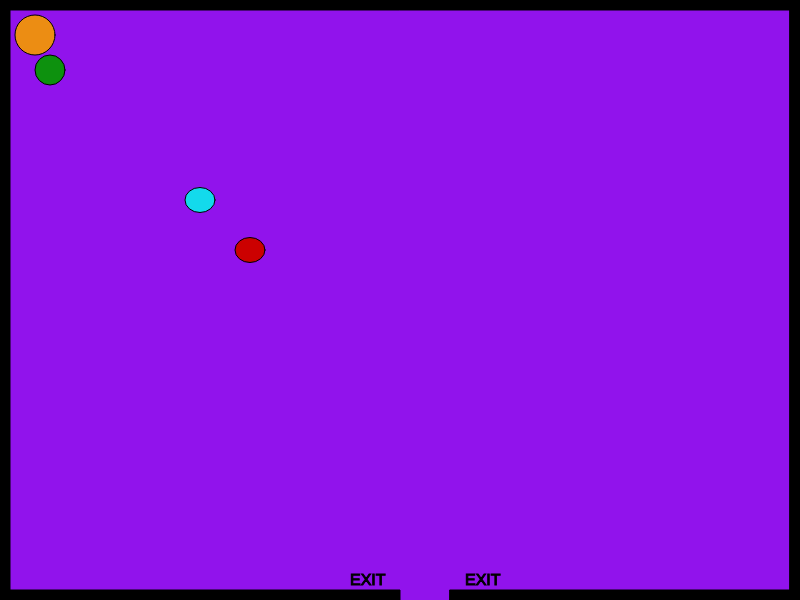
Frame 1 (no input)
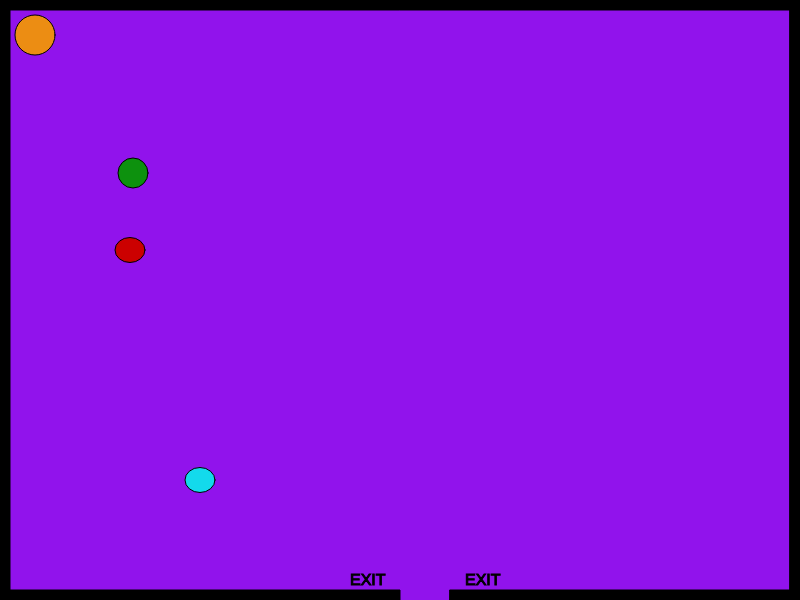
Frame 60 (no input)
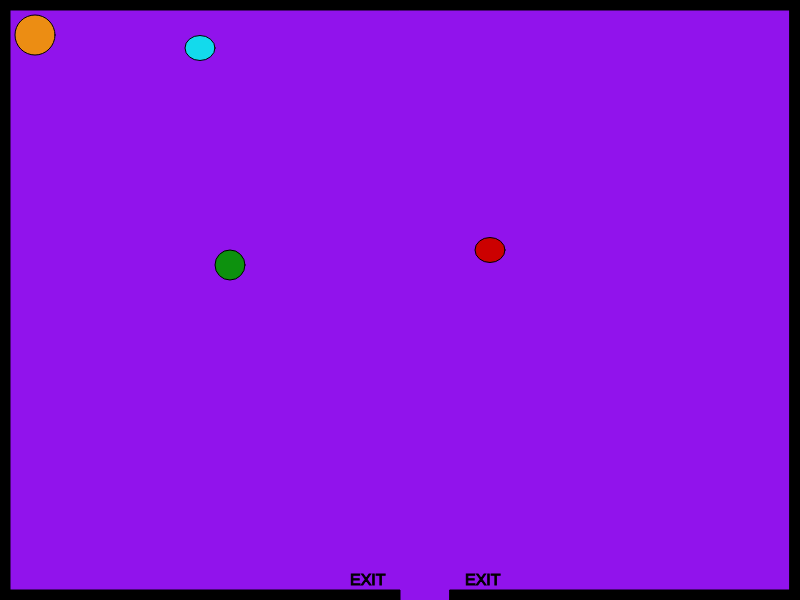
Frame 120 (the mouse pressed at the canvas centre since frame 60)

The p5.js sketch that drew these frames (run headless with seeded random() and noise() and a simulated clock; from frame 60 on, the mouse is pressed at the canvas centre):

// p5.js sketch
// ── sketch.js
//character x , y
var characterX = 35;
var characterY = 35;

//controls key codes
var w = 87;
var a = 65;
var s = 83;
var d = 68;

//shape designations
var shapeX = 50;
var shapeY = 70;
var shapeXSpeed;
var shapeYSpeed;

//mouse click shape
var mouseShapeX;
var mouseShapeY;

//obstacle designations
var obstacleX = 200;
var obstacleY = 200;
var obstacleXmovement = 10;
var obstacleYmovement = 4;

var obstacle2X = 250;
var obstacle2Y = 250;
var obstacle2Xmovement = 10;
var obstacle2Ymovement = 6;

function setup()
{
    createCanvas(800,600);
    shapeXSpeed = Math.floor(Math.random() * (Math.floor(Math.random() * 3)) + 1);
    shapeYSpeed = Math.floor(Math.random() * (Math.floor(Math.random() * 3)) + 1);
}
function draw()
{
    background(145,19,236);
    stroke(0);
    fill(0);

// Playing field borders

//top
rect(0,0,width,10);
// left
rect(0,0,10,height);
// bottom left
rect(0, height-10,width -400, 10);
// bottom right
rect(450, height-10, width -400, 10);
// right
rect(width-10,0,10,height);

// exit message
textSize(16);
text("EXIT", width-450,height -15)
text("EXIT", width-335,height -15)

//character
fill(236,141,19);
circle(characterX,characterY,40);

// handle the keys
if(keyIsDown(w))
{
    characterY -= 7;   
}
if(keyIsDown(s))
{
    characterY += 7;   
}
if(keyIsDown(a))
{
    characterX -= 7;   
}
if(keyIsDown(d))
{
    characterX += 7;   
}
//obstacles
fill(19,218,236)
ellipse(obstacleX,obstacleY,30,25);
if(obstacleY >= 575 || obstacleY <= 25)
    {
        obstacleYmovement*=-1;
    }
        obstacleY += obstacleYmovement;
        if(obstacleY >= 575 ||obstacleY <= 25)
    {
        obstacleYmovement*=-1;
    }
        obstacleY +=obstacleYmovement;

        fill('#cc0000')
        ellipse(obstacle2X,obstacle2Y,30,25);
        if(obstacle2X >= 775|| obstacle2X <= 0)
    {
        obstacle2Xmovement*=-1;
    }
    obstacle2X += obstacle2Xmovement;
            if(obstacle2X >= 775|| obstacle2X <= 0)
    {
        obstacle2Xmovement*=-1;
    }
    obstacle2X += obstacle2Xmovement;


// potential enemy
fill(13,145,14);
circle(shapeX, shapeY, 30);

 // get a random speed when the it first starts
 shapeXSpeed = Math.floor(Math.random() * (Math.floor(Math.random() * 5)) + 1);
 shapeYSpeed = Math.floor(Math.random() * (Math.floor(Math.random() * 5)) + 1);

// move the shape
shapeX += shapeXSpeed;
shapeY += shapeYSpeed;
// check to see if the shape has gone out of bounds
if(shapeX > width)
{
    shapeX = 0;
}
if(shapeX < 0)
{
    shapeX = width;
}
if(shapeY > height)
{
    shapeY = 0;
}
if(shapeY < 0)
{
    shapeY = height;
}

// check to see if the character has left the exit
if(characterX >= 400 && characterY >= 550)
{
    fill(0);
    stroke(5);
    textSize(26);
    text("You Escaped!", width/2-50, height/2-50);
}

// mouse click shape designation
fill(120,130,140);
square(mouseShapeX, mouseShapeY, 25);
}

function mouseClicked()
{
mouseShapeX = mouseX;
mouseShapeY = mouseY;
    
    
}
// ── SimpleGameWeek11.html
<html>

    <head>
        <title>
            My Simple Game!
        </title>
        <script src="https://cdnjs.cloudflare.com/ajax/libs/p5.js/1.1.9/p5.min.js"></script>
        <script src="sketch.js"></script>
    </head>
    <body>

    </body>
</html>
